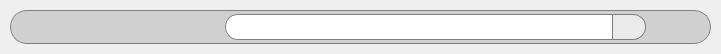
<?xml version="1.0" encoding="UTF-8"?>
<ui version="4.0">
 <class>MainWindow</class>
 <widget class="QWidget" name="MainWindow">
  <property name="geometry">
   <rect>
    <x>0</x>
    <y>0</y>
    <width>721</width>
    <height>54</height>
   </rect>
  </property>
  <property name="windowTitle">
   <string>Form</string>
  </property>
  <property name="windowOpacity">
   <double>0.900000000000000</double>
  </property>
  <layout class="QVBoxLayout" name="verticalLayout_2">
   <property name="spacing">
    <number>0</number>
   </property>
   <property name="margin">
    <number>10</number>
   </property>
   <item>
    <widget class="QWidget" name="wContainer" native="true">
     <property name="styleSheet">
      <string notr="true">#wContainer{
	background-color:rgba(204, 204, 204, 227);
	border-radius: 17px;
	border: 1px solid grey;
}</string>
     </property>
     <layout class="QHBoxLayout" name="horizontalLayout_3">
      <property name="spacing">
       <number>0</number>
      </property>
      <property name="leftMargin">
       <number>15</number>
      </property>
      <property name="topMargin">
       <number>2</number>
      </property>
      <property name="rightMargin">
       <number>2</number>
      </property>
      <property name="bottomMargin">
       <number>2</number>
      </property>
      <item>
       <widget class="QWidget" name="wExpandMenu" native="true">
        <property name="sizePolicy">
         <sizepolicy hsizetype="Expanding" vsizetype="Expanding">
          <horstretch>0</horstretch>
          <verstretch>0</verstretch>
         </sizepolicy>
        </property>
        <property name="styleSheet">
         <string notr="true">#wExpandMenu {
	border: 0px solid grey;
	background-color: transparent;
	border-top-left-radius: 15px;
	border-bottom-left-radius: 15px;
}</string>
        </property>
        <layout class="QHBoxLayout" name="horizontalLayout_6">
         <property name="spacing">
          <number>0</number>
         </property>
         <property name="sizeConstraint">
          <enum>QLayout::SetMaximumSize</enum>
         </property>
         <property name="margin">
          <number>0</number>
         </property>
        </layout>
       </widget>
      </item>
      <item>
       <spacer name="horizontalSpacer">
        <property name="orientation">
         <enum>Qt::Horizontal</enum>
        </property>
        <property name="sizeType">
         <enum>QSizePolicy::Minimum</enum>
        </property>
        <property name="sizeHint" stdset="0">
         <size>
          <width>40</width>
          <height>20</height>
         </size>
        </property>
       </spacer>
      </item>
      <item>
       <widget class="QWidget" name="wMainMenu" native="true">
        <property name="sizePolicy">
         <sizepolicy hsizetype="Minimum" vsizetype="Preferred">
          <horstretch>0</horstretch>
          <verstretch>0</verstretch>
         </sizepolicy>
        </property>
        <property name="minimumSize">
         <size>
          <width>0</width>
          <height>0</height>
         </size>
        </property>
        <property name="styleSheet">
         <string notr="true">#wMainMenu {
	border: 0px solid grey;
	background-color: transparent;
}</string>
        </property>
        <layout class="QHBoxLayout" name="horizontalLayout_2">
         <property name="spacing">
          <number>0</number>
         </property>
         <property name="leftMargin">
          <number>0</number>
         </property>
         <property name="topMargin">
          <number>2</number>
         </property>
         <property name="rightMargin">
          <number>0</number>
         </property>
         <property name="bottomMargin">
          <number>2</number>
         </property>
         <item>
          <widget class="QPushButton" name="btAdd">
           <property name="sizePolicy">
            <sizepolicy hsizetype="Minimum" vsizetype="Expanding">
             <horstretch>0</horstretch>
             <verstretch>0</verstretch>
            </sizepolicy>
           </property>
           <property name="minimumSize">
            <size>
             <width>40</width>
             <height>0</height>
            </size>
           </property>
           <property name="maximumSize">
            <size>
             <width>16777215</width>
             <height>16777215</height>
            </size>
           </property>
           <property name="font">
            <font>
             <pointsize>8</pointsize>
            </font>
           </property>
           <property name="contextMenuPolicy">
            <enum>Qt::NoContextMenu</enum>
           </property>
           <property name="toolTip">
            <string>import</string>
           </property>
           <property name="layoutDirection">
            <enum>Qt::LeftToRight</enum>
           </property>
           <property name="styleSheet">
            <string notr="true">#btAdd {
	border: 0px;
	background-color: transparent;
	image: url(:/icons/icons/import.png);
}
#btAdd::hover{ background-color: rgba(188, 233, 255, 224);}</string>
           </property>
           <property name="text">
            <string/>
           </property>
           <property name="iconSize">
            <size>
             <width>0</width>
             <height>0</height>
            </size>
           </property>
          </widget>
         </item>
         <item>
          <widget class="QPushButton" name="btCollection">
           <property name="sizePolicy">
            <sizepolicy hsizetype="Minimum" vsizetype="Expanding">
             <horstretch>0</horstretch>
             <verstretch>0</verstretch>
            </sizepolicy>
           </property>
           <property name="minimumSize">
            <size>
             <width>40</width>
             <height>0</height>
            </size>
           </property>
           <property name="toolTip">
            <string>music collection</string>
           </property>
           <property name="styleSheet">
            <string notr="true">#btCollection {
	border: 0px;
	background-color: transparent;
	image: url(:/icons/icons/collection.png);
}

#btCollection::hover{ background-color: rgba(188, 233, 255, 224);}</string>
           </property>
          </widget>
         </item>
         <item>
          <widget class="QPushButton" name="btSimilarity">
           <property name="sizePolicy">
            <sizepolicy hsizetype="Minimum" vsizetype="Expanding">
             <horstretch>0</horstretch>
             <verstretch>0</verstretch>
            </sizepolicy>
           </property>
           <property name="minimumSize">
            <size>
             <width>40</width>
             <height>0</height>
            </size>
           </property>
           <property name="toolTip">
            <string>similarity</string>
           </property>
           <property name="styleSheet">
            <string notr="true">#btSimilarity{
	border: 0px;
	background-color: transparent;
	image: url(:/icons/icons/similarity.png);
}

#btSimilarity::hover{ background-color: rgba(188, 233, 255, 224);}</string>
           </property>
          </widget>
         </item>
        </layout>
       </widget>
      </item>
      <item>
       <spacer name="horizontalSpacer_2">
        <property name="orientation">
         <enum>Qt::Horizontal</enum>
        </property>
        <property name="sizeType">
         <enum>QSizePolicy::Minimum</enum>
        </property>
        <property name="sizeHint" stdset="0">
         <size>
          <width>40</width>
          <height>20</height>
         </size>
        </property>
       </spacer>
      </item>
      <item>
       <widget class="QWidget" name="wSearch" native="true">
        <property name="sizePolicy">
         <sizepolicy hsizetype="Expanding" vsizetype="Expanding">
          <horstretch>0</horstretch>
          <verstretch>0</verstretch>
         </sizepolicy>
        </property>
        <property name="styleSheet">
         <string notr="true">#wSearch {
	background-color: transparent;
	border: 0px solid grey;
}

QToolButton{
background-color: transparent;
border: 0px;
color: white;
}

QToolButton::hover{ color: black;}</string>
        </property>
        <layout class="QHBoxLayout" name="horizontalLayout">
         <property name="spacing">
          <number>0</number>
         </property>
         <property name="leftMargin">
          <number>0</number>
         </property>
         <property name="topMargin">
          <number>2</number>
         </property>
         <property name="rightMargin">
          <number>0</number>
         </property>
         <property name="bottomMargin">
          <number>2</number>
         </property>
         <item>
          <widget class="QWidget" name="widget" native="true">
           <property name="sizePolicy">
            <sizepolicy hsizetype="Expanding" vsizetype="Expanding">
             <horstretch>0</horstretch>
             <verstretch>0</verstretch>
            </sizepolicy>
           </property>
           <property name="styleSheet">
            <string notr="true">#widget {
	border: 0.5 solid grey;
	border-radius: 13;
	background: white;
}

#widget:focus{ background-color: rgb(211, 236, 243);}</string>
           </property>
           <layout class="QHBoxLayout" name="horizontalLayout_4">
            <property name="spacing">
             <number>0</number>
            </property>
            <property name="topMargin">
             <number>0</number>
            </property>
            <property name="rightMargin">
             <number>0</number>
            </property>
            <property name="bottomMargin">
             <number>0</number>
            </property>
            <item>
             <widget class="QLineEdit" name="leInput">
              <property name="sizePolicy">
               <sizepolicy hsizetype="Expanding" vsizetype="Expanding">
                <horstretch>0</horstretch>
                <verstretch>0</verstretch>
               </sizepolicy>
              </property>
              <property name="minimumSize">
               <size>
                <width>350</width>
                <height>0</height>
               </size>
              </property>
              <property name="maximumSize">
               <size>
                <width>16777215</width>
                <height>16777215</height>
               </size>
              </property>
              <property name="font">
               <font>
                <pointsize>12</pointsize>
                <weight>50</weight>
                <bold>false</bold>
                <strikeout>false</strikeout>
               </font>
              </property>
              <property name="styleSheet">
               <string notr="true">#leInput {
	border: 0px solid grey;
	border-top-left-radius: 10;
	border-bottom-left-radius: 10;
	margin-top: 2px;
	margin-bottom: 2px;
}

</string>
              </property>
             </widget>
            </item>
            <item>
             <widget class="QPushButton" name="btSearch">
              <property name="sizePolicy">
               <sizepolicy hsizetype="Minimum" vsizetype="Expanding">
                <horstretch>0</horstretch>
                <verstretch>0</verstretch>
               </sizepolicy>
              </property>
              <property name="layoutDirection">
               <enum>Qt::LeftToRight</enum>
              </property>
              <property name="styleSheet">
               <string notr="true">#btSearch {
	border: 1px solid grey;
	border-top-right-radius: 13;
	border-bottom-right-radius: 13;
	image: url(:/icons/icons/search_64.png);
	background-color: rgb(234, 234, 234);
}</string>
              </property>
              <property name="text">
               <string/>
              </property>
              <property name="shortcut">
               <string>Return</string>
              </property>
              <property name="flat">
               <bool>false</bool>
              </property>
             </widget>
            </item>
           </layout>
          </widget>
         </item>
        </layout>
       </widget>
      </item>
      <item>
       <spacer name="horizontalSpacer_3">
        <property name="orientation">
         <enum>Qt::Horizontal</enum>
        </property>
        <property name="sizeType">
         <enum>QSizePolicy::Minimum</enum>
        </property>
        <property name="sizeHint" stdset="0">
         <size>
          <width>30</width>
          <height>20</height>
         </size>
        </property>
       </spacer>
      </item>
      <item>
       <widget class="QWidget" name="wWindowMenu" native="true">
        <property name="styleSheet">
         <string notr="true">#wWindowMenu {
	border: 0px solid grey;
	border-top-right-radius: 15;
	border-bottom-right-radius: 15;
	background-color: transparent;
}</string>
        </property>
        <layout class="QVBoxLayout" name="verticalLayout">
         <property name="spacing">
          <number>0</number>
         </property>
         <property name="leftMargin">
          <number>0</number>
         </property>
         <property name="topMargin">
          <number>5</number>
         </property>
         <property name="rightMargin">
          <number>1</number>
         </property>
         <property name="bottomMargin">
          <number>5</number>
         </property>
         <item>
          <widget class="QPushButton" name="btClose">
           <property name="sizePolicy">
            <sizepolicy hsizetype="Minimum" vsizetype="Expanding">
             <horstretch>0</horstretch>
             <verstretch>0</verstretch>
            </sizepolicy>
           </property>
           <property name="styleSheet">
            <string notr="true">#btClose {
	border: 0px solid grey;
	background-color: transparent;
	image: url(:/icons/icons/close.png);
}

#btClose::hover{ image: url(:/icons/icons/close_on.png);}</string>
           </property>
          </widget>
         </item>
        </layout>
       </widget>
      </item>
     </layout>
    </widget>
   </item>
  </layout>
 </widget>
 <resources/>
 <connections/>
</ui>
